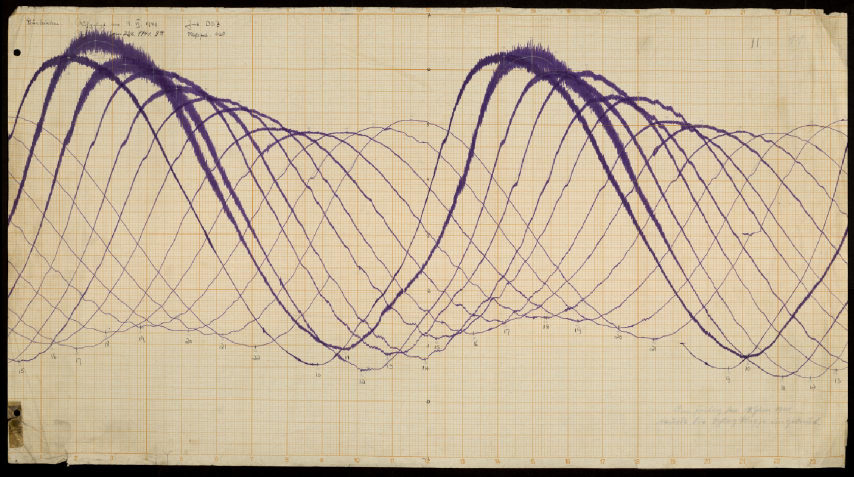
#> input picture 1.png, 1708 x 953 px (shown at 1/2 size)
$ python plot_radon_transform.py   (older library calls are emulated)
#> lines starting #> are read from the running program, lines starting #| are printed output that depends on the picture
"""
===============
Radon transform
===============

The radon transform is a technique widely used in tomography to
reconstruct an object from different projections. A projection is, for
example, the scattering data obtained as the output of a tomographic
scan.

For more information see:

  - http://en.wikipedia.org/wiki/Radon_transform
  - http://www.clear.rice.edu/elec431/projects96/DSP/bpanalysis.html

This script performs the radon transform, and reconstructs the
input image based on the resulting sinogram.

"""

import matplotlib.pyplot as plt

from skimage.io import imread
from skimage import data_dir
from skimage.transform import radon, iradon
from scipy.ndimage import zoom

image = imread("1.png", as_grey=True)
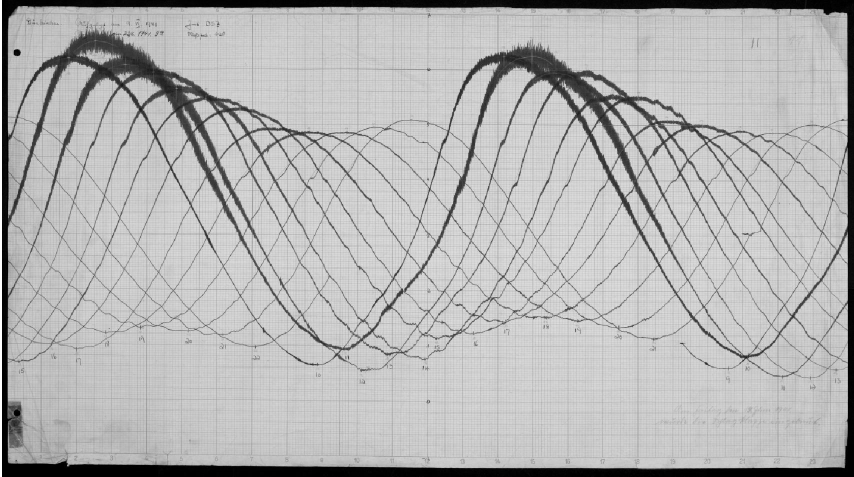
#> image: shape (953, 1708) float64 (shown at 1/2 size); min 0, max 1, mean 0.711
image = zoom(image, 0.4)
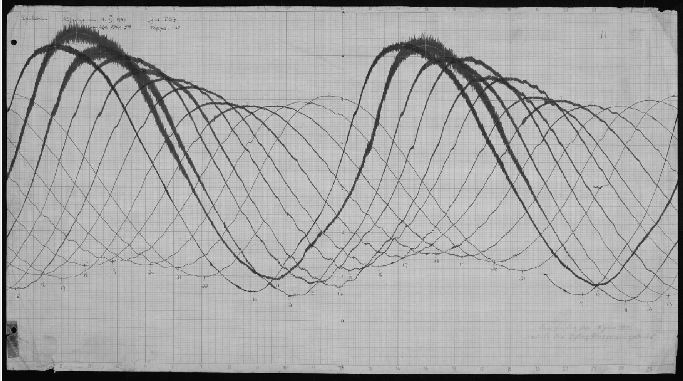
#> image: shape (381, 683) float64; min -0.0392, max 1.1, mean 0.71; drawn with min black and max white

plt.figure(figsize=(8, 8.5))

plt.subplot(221)
plt.title("Original");
plt.imshow(image, cmap=plt.cm.Greys_r)

plt.subplot(222)
projections = radon(image, theta=[0, 45, 90])
#> projections = 381 rows, first 8: [268.2, 114.5, 1.89], [259.4, 116.1, 2.27], [267.7, 117.7, 2.76], [266.2, 119.3, 3.18], [264.8, 120.4, 3.85], [263.9, 121.9, 4.14], [259.5, 123.7, 11.27], [267.7, 125.1, 156.8]
plt.plot(projections);
plt.title("Projections at\n0, 45 and 90 degrees")
plt.xlabel("Projection axis");
plt.ylabel("Intensity");

projections = radon(image)
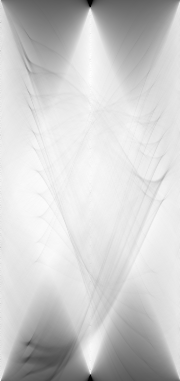
#> projections: shape (381, 180) float64; min 0.914, max 308.6, mean 249.7; drawn with min black and max white
plt.subplot(223)
plt.title("Radon transform\n(Sinogram)");
plt.xlabel("Projection axis");
plt.ylabel("Intensity");
plt.imshow(projections)

reconstruction = iradon(projections)
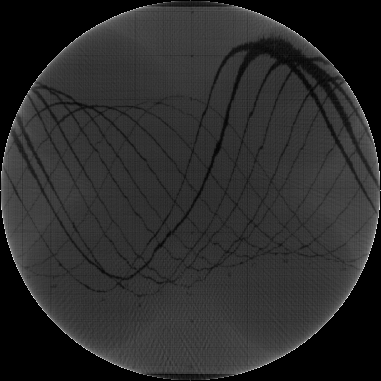
#> reconstruction: shape (381, 381) float64; min 0, max 3.75, mean 0.635; drawn with min black and max white
plt.subplot(224)
plt.title("Reconstruction\nfrom sinogram")
plt.imshow(reconstruction, cmap=plt.cm.Greys_r)

plt.subplots_adjust(hspace=0.4, wspace=0.5)
plt.show()
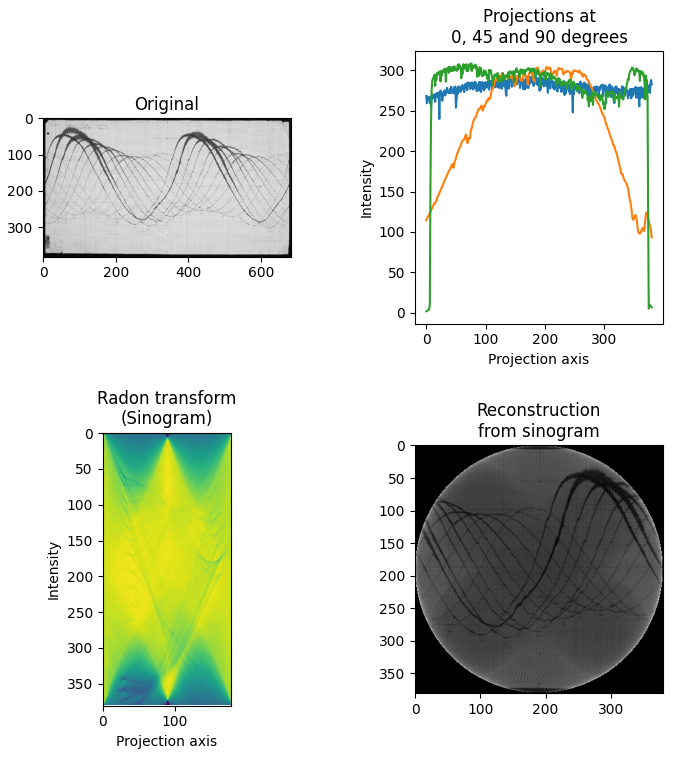
#> figure drawn by matplotlib, 4 panels; panel 2: curve peaks at x = 185, y = 292.6; panel 2: curve peaks at x = 203, y = 304.2; panel 2: curve peaks at x = 76, y = 308.6
